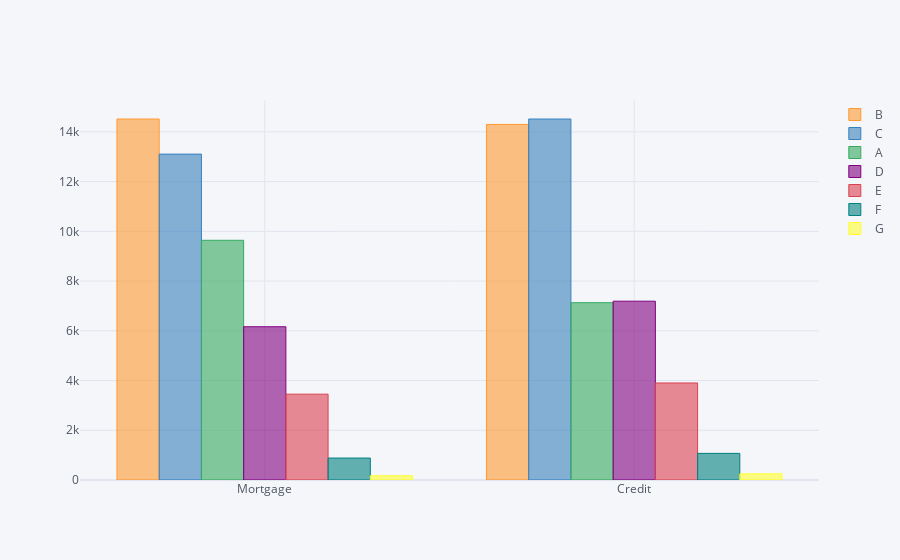

The notebook cell this image was saved under:
### Code cell
mortgage_data('대출등급').iplot(kind='bar')

### Figure 1 — Plotly figure (JSON) as saved in the notebook; plotly's stock layout.template omitted (floating-point values rounded to 4 significant figures)
{"data": [{"marker": {"color": "rgba(255, 153, 51, 0.6)", "line": {"color": "rgba(255, 153, 51, 1.0)", "width": 1}}, "name": "B", "orientation": "v", "text": "", "type": "bar", "x": ["Mortgage", "Credit"], "y": [14518, 14299]}, {"marker": {"color": "rgba(55, 128, 191, 0.6)", "line": {"color": "rgba(55, 128, 191, 1.0)", "width": 1}}, "name": "C", "orientation": "v", "text": "", "type": "bar", "x": ["Mortgage", "Credit"], "y": [13106, 14517]}, {"marker": {"color": "rgba(50, 171, 96, 0.6)", "line": {"color": "rgba(50, 171, 96, 1.0)", "width": 1}}, "name": "A", "orientation": "v", "text": "", "type": "bar", "x": ["Mortgage", "Credit"], "y": [9640, 7132]}, {"marker": {"color": "rgba(128, 0, 128, 0.6)", "line": {"color": "rgba(128, 0, 128, 1.0)", "width": 1}}, "name": "D", "orientation": "v", "text": "", "type": "bar", "x": ["Mortgage", "Credit"], "y": [6163, 7191]}, {"marker": {"color": "rgba(219, 64, 82, 0.6)", "line": {"color": "rgba(219, 64, 82, 1.0)", "width": 1}}, "name": "E", "orientation": "v", "text": "", "type": "bar", "x": ["Mortgage", "Credit"], "y": [3452, 3902]}, {"marker": {"color": "rgba(0, 128, 128, 0.6)", "line": {"color": "rgba(0, 128, 128, 1.0)", "width": 1}}, "name": "F", "orientation": "v", "text": "", "type": "bar", "x": ["Mortgage", "Credit"], "y": [883, 1071]}, {"marker": {"color": "rgba(255, 255, 51, 0.6)", "line": {"color": "rgba(255, 255, 51, 1.0)", "width": 1}}, "name": "G", "orientation": "v", "text": "", "type": "bar", "x": ["Mortgage", "Credit"], "y": [172, 248]}], "layout": {"legend": {"bgcolor": "#F5F6F9", "font": {"color": "#4D5663"}}, "paper_bgcolor": "#F5F6F9", "plot_bgcolor": "#F5F6F9", "title": {"font": {"color": "#4D5663"}}, "xaxis": {"gridcolor": "#E1E5ED", "showgrid": true, "tickfont": {"color": "#4D5663"}, "title": {"font": {"color": "#4D5663"}, "text": ""}, "zerolinecolor": "#E1E5ED"}, "yaxis": {"gridcolor": "#E1E5ED", "showgrid": true, "tickfont": {"color": "#4D5663"}, "title": {"font": {"color": "#4D5663"}, "text": ""}, "zerolinecolor": "#E1E5ED"}}}
